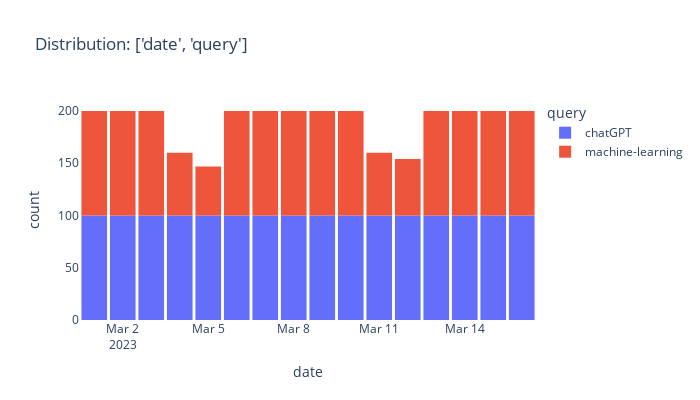

Write notebook code for a chart like this one.
### Code cell
print_dist(data=parsed, var=['date','query'], w=700, h=400, diff_by_color=True, save_to_folder=f"reports", prefix="eda")

### Figure 1 — Plotly figure (JSON) as saved in the notebook; plotly's stock layout.template omitted (floating-point values rounded to 4 significant figures; data arrays with more than 128 entries replaced by an {"elided": "..."} marker saying what was removed)
{"data": [{"alignmentgroup": "True", "bingroup": "x", "hovertemplate": "query=chatGPT<br>date=%{x}<br>count=%{y}<extra></extra>", "legendgroup": "chatGPT", "marker": {"color": "#636efa", "pattern": {"shape": ""}}, "name": "chatGPT", "offsetgroup": "chatGPT", "orientation": "v", "showlegend": true, "type": "histogram", "x": {"elided": "1600 str values"}, "xaxis": "x", "yaxis": "y"}, {"alignmentgroup": "True", "bingroup": "x", "hovertemplate": "query=machine-learning<br>date=%{x}<br>count=%{y}<extra></extra>", "legendgroup": "machine-learning", "marker": {"color": "#EF553B", "pattern": {"shape": ""}}, "name": "machine-learning", "offsetgroup": "machine-learning", "orientation": "v", "showlegend": true, "type": "histogram", "x": {"elided": "1421 str values"}, "xaxis": "x", "yaxis": "y"}], "layout": {"bargap": 0.1, "barmode": "relative", "height": 400, "legend": {"title": {"text": "query"}, "tracegroupgap": 0}, "paper_bgcolor": "rgba(0,0,0,0)", "plot_bgcolor": "rgba(0,0,0,0)", "title": {"text": "Distribution: ['date', 'query']"}, "width": 700, "xaxis": {"anchor": "y", "domain": [0, 1], "title": {"text": "date"}}, "yaxis": {"anchor": "x", "domain": [0, 1], "title": {"text": "count"}}}}
